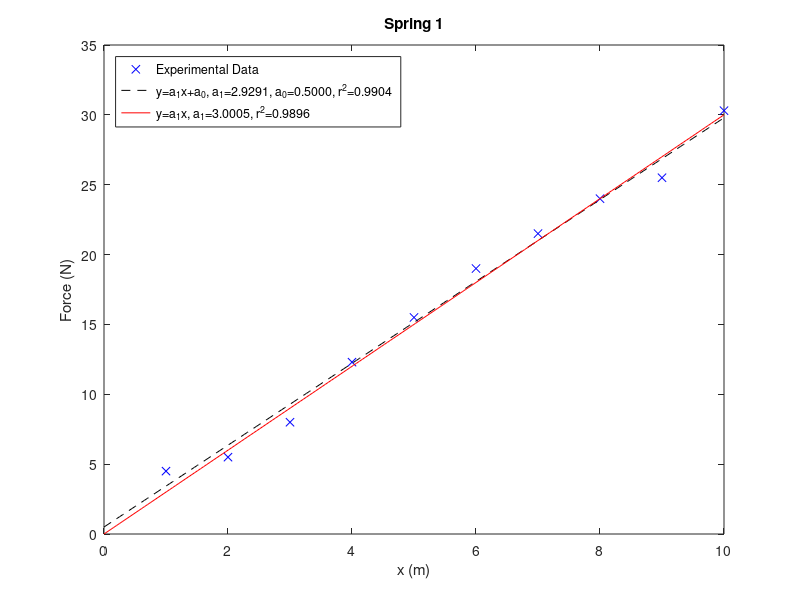
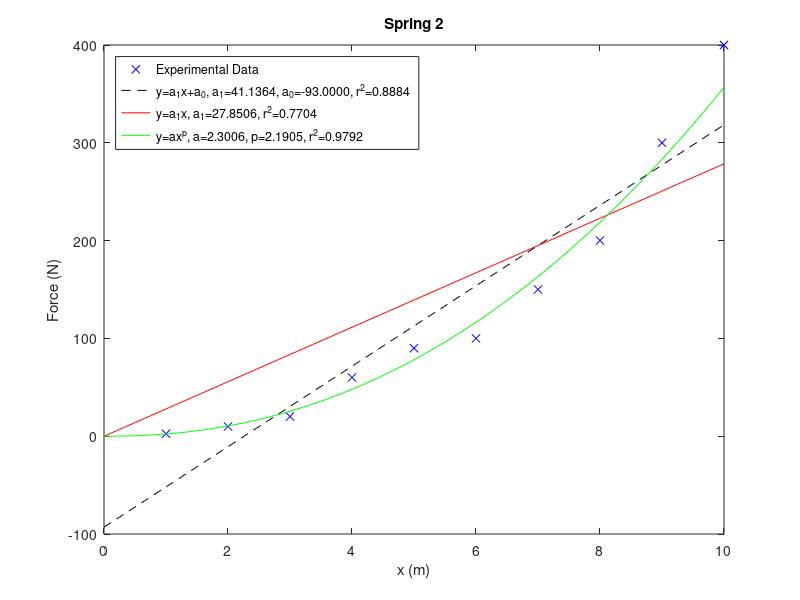

These charts were generated, in order, by the following MATLAB code:
%Kiran Rao
%ME 2016 - Section B
%902891012
%Computer Project 2

function CP2RaoKiran 
    function[a0,a1,rSquared] = linearRegression(xVals,yVals) % this function creates a least squares regression line for a set of data; inputs are x and y coordinates of data points; outputs are a0 and a1, used as the slope and intercept of the regression line, and rSquared, the coefficient of determination
        xSum = sum(xVals); %sum x data points
        ySum = sum(yVals); %sum y data points
        xyVals = xVals.*yVals; %multiply each x coordinate with the corresponding y coordinate
        xySum = sum(xyVals); %sum products of x and y coordinates
        n = length(xVals); %number of data points/entries used
        xSquared = xVals.^2; %square x data points
        xSquaredSum = sum(xSquared); %sum squares of x data points
        yAverage = ySum/n; %find y-bar or average value of y data points
        xAverage = xSum/n; %find x-bar or average value of x data points
        St = sum((yVals - ((yAverage)*(ones(1,n)))).^2); %calculate St using y values and y-bar
        a1 = ((n*xySum) - (xSum*ySum))/((n*xSquaredSum)-(xSum)^2); %calculate a1, the slope of the LSRL
        a0 = yAverage - a1*xAverage; %calculate a0, the intercept of the LSRL
        regressionEstimate = a0*ones(1,n) + a1*xVals; %calculate the estimated y-values for the LSRL
        Sr = sum((yVals - regressionEstimate).^2); %calculate Sr, the summation of the squares of the error
        rSquared = (St-Sr)/St; %determine coefficient of determination using St and Sr
    end
    displacement = 1:10; %x values of displacement for collected data
    ySpring1 = [4.5 5.5 8 12.3 15.5 19 21.5 24 25.5 30.3]; %y values of measured force for spring 1
    ySpring2 = [2.5 10 20 60 90 100 150 200 300 400];% y values of measured force for spring 2
    [a0Spring1,a1Spring1,rSquaredSpring1] = linearRegression(displacement,ySpring1); %create LSRL for spring 1
    [a0Spring2,a1Spring2,rSquaredSpring2] = linearRegression(displacement,ySpring2); %create LSRL for spring 2
    xRegression = linspace(0,10,200); %x values to plot the LSRL's of spring 1 and spring 2
    yRegSpring1 = a0Spring1 + a1Spring1*xRegression; %y values to plot LSRL of spring 1
    yRegSpring2 = a0Spring2 + a1Spring2*xRegression; %y values to plot LSRL of spring 2
    
    figure(1) 
    plot(displacement,ySpring1,'bx') %plot experimental data points for spring 1
    hold on
    plot(xRegression,yRegSpring1,'k--') %plot LSRL for spring 1
    xlabel('x (m)') %label x axis
    ylabel('Force (N)') %label y axis
    title('Spring 1') %give plot title
    
    figure(2)
    plot(displacement,ySpring2,'bx') %plot experimental data points for spring 2
    hold on
    plot(xRegression,yRegSpring2,'k--') %plot LSRL for spring 2
    xlabel('x (m)') %label x axis
    ylabel('Force (N)') %label y axis
    title('Spring 2') %give plot title
    
    function[a1,rSquared] = regressionNoIntercept(xVals,yVals) %this function creates a regression line where the intercept is at the origin (equal to 0); inputs are x and y coordinates of data points; outputs are a1, used as the slope of the regression line, and rSquared, the coefficient of determination
        ySum = sum(yVals); %sum y data points
        xyVals = xVals.*yVals; %multiply each x coordinate with the corresponding y coordinate
        xySum = sum(xyVals); %sum products of x and y coordinates
        n = length(xVals); %number of data points/entries used
        xSquared = xVals.^2; %square x data points
        xSquaredSum = sum(xSquared); %sum squares of x data points
        yAverage = ySum/n; %find y-bar or average value of y data points
        St = sum((yVals - ((yAverage)*(ones(1,n)))).^2); %calculate St using y values and y-bar
        a1 = (xySum/xSquaredSum); %calculate a1, the slope of the regression line
        regressionEstimate = a1*xVals; %calculate the estimated y-values for the regression line
        Sr = sum((yVals - regressionEstimate).^2); %calculate Sr, the summation of the squares of the error
        rSquared = (St-Sr)/St; %determine coefficient of determination using St and Sr
    end

    [a1NewSpring1,rSquaredNewSpring1] = regressionNoIntercept(displacement,ySpring1); %create zero intercept regression line for spring 1
    [a1NewSpring2,rSquaredNewSpring2] = regressionNoIntercept(displacement,ySpring2); %create zero intercept regression line for spring 2
    yRegNewSpring1 = a1NewSpring1*xRegression; %y values to plot zero intercept regression line of spring 1
    yRegNewSpring2 = a1NewSpring2*xRegression; %y values to plot zero intercept regression line of spring 2
    
    figure(1)
    hold on
    plot(xRegression,yRegNewSpring1,'r') %plot zero intercept regression line for spring 1
      
    figure(2)
    hold on
    plot(xRegression,yRegNewSpring2,'r') %plot zero intercept regression line for spring 2
    
    function[a,p,rSquared] = leastSquaresPowerLaw(xVals,yVals) %this function creates a power regression line for a set of data using the linearRegression function; inputs are x and y coordinates of data points; outputs are a, the coefficient of the power regression line, p, the exponent of the power regression line, and rSquared, the coefficient of determination
        xVals2 = log(xVals); %linearize x values based off calculations
        yVals2 = log(yVals); %linearize y values based off calculations
        [a0,a1] = linearRegression(xVals2,yVals2); %determine a0 and a1 (slope and intercept) of linearized power function 
        n = length(xVals); %number of data points/entries used
        ySum = sum(yVals); %sum y data points
        yAverage = ySum/n; %find y-bar or average value of y data points
        p = a1; %exponent of power regression line is the slope of linearized power function
        a = exp(a0); %coefficient of power regression line is the exponentiated intercept of the linearized power function
        f = @(x) a*x.^p; %create function handle for power regression function 
        regressionEstimate = f(xVals); %calculate the estimated y-values for the power regression line
        Sr = sum((yVals - regressionEstimate).^2); %calculate Sr, the summation of the squares of the error
        St = sum((yVals - ((yAverage)*(ones(1,n)))).^2); %calculate St using y values and y-bar
        rSquared = (St-Sr)/St; %determine coefficient of determination using St and Sr
    end
    
    [a,p,rSquaredPower] = leastSquaresPowerLaw(displacement,ySpring2); %create zero intercept regression function for spring 2
    f = @(x) a*x.^p; %create function handle for power regression function 
    yPowerRegression = f(xRegression); %y values to plot power regression line of spring 2
      
    figure(2)
    hold on
    plot(xRegression,yPowerRegression,'g') %plot power regression line for spring 2
    legend('Experimental Data', sprintf('y=a_1x+a_0, a_1=%.4f, a_0=%.4f, r^2=%.4f',a1Spring2,a0Spring2,rSquaredSpring2), sprintf('y=a_1x, a_1=%.4f, r^2=%.4f',a1NewSpring2,rSquaredNewSpring2), sprintf('y=ax^p, a=%.4f, p=%.4f, r^2=%.4f',a,p,rSquaredPower),'Location','northwest') %create legend for spring 2 plot
    set(gca,'XTick',0:2:10) %change increments of x axis
    
    figure(1)
    hold on
    legend('Experimental Data', sprintf('y=a_1x+a_0, a_1=%.4f, a_0=%.4f, r^2=%.4f',a1Spring1,a0Spring1,rSquaredSpring1), sprintf('y=a_1x, a_1=%.4f, r^2=%.4f',a1NewSpring1,rSquaredNewSpring1),'Location','northwest') %create legend for spring 1 plot
    set(gca,'XTick',0:2:10) %change increments of x axis
end   